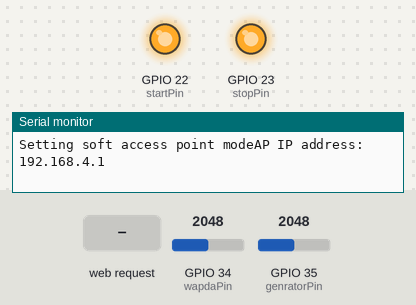
This program was run on a simulated ESP32. On the bench: output pins drawn as LEDs (lit = HIGH), the last lines printed to the serial monitor. The inputs (shaded band) are chosen by the test bench; at power-on: GPIO 34 (wapdaPin) = 2048, GPIO 35 (genratorPin) = 2048.

Above: at 1.2 s.
1.3 s: HTTP request GET /auto1 received
At 1.7 s:
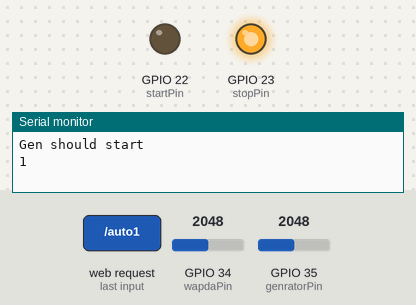
2.8 s: HTTP request GET /stop received
At 4.0 s:
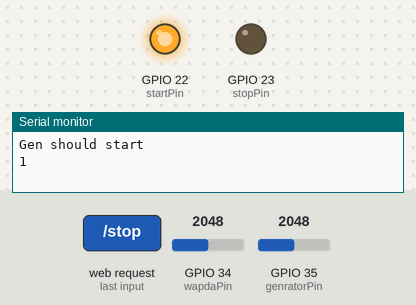
4.3 s: HTTP request GET /start received
At 5.1 s:
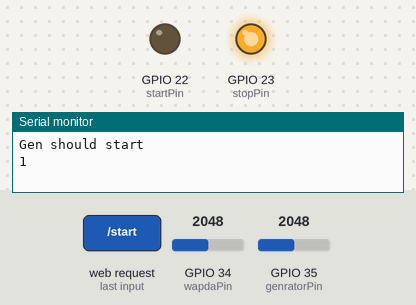
5.8 s: GPIO 34 (wapdaPin) set to 2866
At 6.2 s:
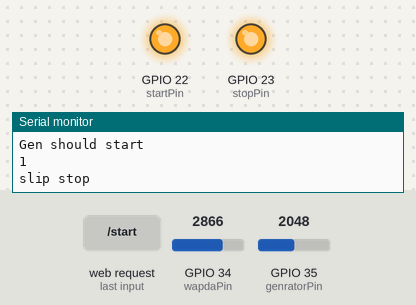
Timing chart, 0 to 8.3 s (numbered marks = the images above; inputs shaded):
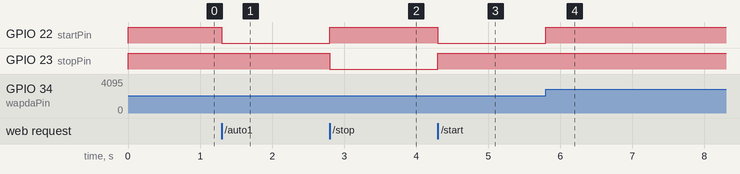

The program:

main.cpp
```cpp
#include <WiFi.h>
#include "globals.h"
#include "wifi_setup.h"
#include "voltage_reader.h"
#include "engine_stat_stop.h"
#include "pin_handlers.h"
#include "automatic.h"
#include "server.h"


//dsad
WiFiServer server(80);

void setup()
{
  Serial.begin(9600);
  wifiSetup();
  pinMode(startPin, OUTPUT);
  pinMode(stopPin, OUTPUT);
  digitalWrite(stopPin, HIGH);
  digitalWrite(startPin, HIGH);
  server.begin();
}

void loop()
{


  pinHandler(startPin,startPinTrunedONAt,startPinTrunedOFFAt);
  pinHandler(stopPin,stopPinTunredONAt,stopPinTunredOFFAt);

  voltagePinHandler(wapdaPin,wapdaTunredONAt,wapdaTunredOFFAt);
  voltagePinHandler(genratorPin,genratorTrunedONAt,genratorTrunedOFFAt);

  //    Serial.println("startPin");
  // Serial.println(startPinTrunedONAt);


   automatic();


  WiFiClient client = server.available();
  if (client)
  {
    // String client_ip = client.remoteIP().toString();
    // Serial.print("Client connected. IP address = ");
    // Serial.print(client_ip);
    serverGen(client);

  }
}
```

automatic.h
```cpp
void automatic()
{
    unsigned long timeNow = millis();

    bool starting = (digitalRead(startPin) == 0) ? true : false;
    bool stopping = (digitalRead(stopPin) == 0) ? true : false;
    bool wapdaON = (readVoltage(wapdaPin) > voltageT) ? true : false;
    bool genON = (readVoltage(genratorPin) > voltageT) ? true : false;
    bool anyLight = (wapdaON == true || genON == true);

    if (genON == true && wapdaON == false && stopping == true)
    {
        stopSlip();
    }

    if (starting && ((timeNow - startPinTrunedONAt) > slipTime || anyLight))
    {
        if (timeNow - startPinTrunedONAt > 1000)
        {
            Serial.println("slip stop");
            stopSlip();
        }
    }
    else if (starting == false)
    {
        if (wapdaON == false and genON == false)
        {
            bool isFirstSlip2 = (Slips == 1) ? true : false;
            genON = (readVoltage(genratorPin) > voltageT) ? true : false;
            bool shouldSlipMore = (Slips < maxNumberOfSlips and Slips > 1 && startPinTrunedOFFAt != 0 and (timeNow - startPinTrunedOFFAt) > waitTimeBetweenSlips) ? true : false;
            if (genON == false && automaticStartEnabled && (shouldSlipMore || isFirstSlip2))
            {
                Serial.println("Gen should start ");
                Serial.println(Slips);
                startGenrator();
                Slips++;
            }
        }
        else if (wapdaON == true and genON == true)
        {

            if (wapdaON == true and timeNow - wapdaTunredONAt > 60000 && stopping == false)
            {
                Serial.println("Gen should stop ");
                stopEngine();
                Slips = 1;
            }
        }
        else
        {
            /// Serial.println("Nothing 1");
        }
    }
    else
    {
        // Serial.println("Nothing 2");
    }
}
```

engine_stat_stop.h
```cpp
void startGenrator()
{
    bool genON = (readVoltage(genratorPin) > voltageT) ? true : false;
    if (genON == false)
    {
        genON = (readVoltage(genratorPin) > voltageT) ? true : false;

        if (genON == false)
        {
            genON = (readVoltage(genratorPin) > voltageT) ? true : false;
            if (genON == false)
            {
                digitalWrite(startPin, LOW);
                digitalWrite(stopPin, HIGH);
            }
        }
    }
}

void stopEngine()
{

    digitalWrite(startPin, HIGH);
    digitalWrite(stopPin, LOW);
}

void stopSlip()
{
    digitalWrite(startPin, HIGH);
    digitalWrite(stopPin, HIGH);
}
```

globals.h
```cpp
unsigned long genratorTrunedONAt = 0;
unsigned long wapdaTunredONAt = 0;
unsigned long genratorTrunedOFFAt = 0;
unsigned long wapdaTunredOFFAt = 0;


unsigned long startPinTrunedONAt = 0;
unsigned long stopPinTunredONAt = 0;
unsigned long startPinTrunedOFFAt = 0;
unsigned long stopPinTunredOFFAt = 0;


bool genratorState = false;
bool wapdaState = false;
bool automaticStartEnabled = false;


int slipTime = 4000;
int maxNumberOfSlips = 4;
int Slips =1; // current slips number
int waitTimeBetweenSlips = 4000;

int voltageT = 35;


int wapdaPin = 34;
int genratorPin = 35;
int startPin = 22;
int stopPin = 23;
```

pin_handlers.h
```cpp
void pinHandler(int pin, unsigned long &pinNoTime, unsigned long &pinOFFTime)
{
 bool isPinOn = (pinNoTime == 0) ? false : true;
  bool pinCurrentlyOn = (digitalRead(pin)  == 1) ? false : true;
  bool pinJustTurnedOn = (isPinOn == false and pinCurrentlyOn == true) ? true : false;
  bool pinJustTurnedOff = (isPinOn == true and pinCurrentlyOn == false) ? true : false;

  // Serial.println("pinJustTurnedOn");
  //Serial.println(pinCurrentlyOn);
  if (pinJustTurnedOn == true and pinJustTurnedOff == false)
  {

    pinNoTime = millis();
    pinOFFTime = 0;
  }
  else if (pinJustTurnedOff == true and pinJustTurnedOn == false)
  {
    pinNoTime = 0;
    pinOFFTime = millis();
  }
}

void voltagePinHandler(int pin, unsigned long &pinNoTime, unsigned long &pinOFFTime)
{

  bool isPinOn = (pinNoTime == 0) ? false : true;
  bool pinCurrentlyOn = (readVoltage(pin) > voltageT) ? true : false;
  bool pinJustTurnedOn = (isPinOn == false and pinCurrentlyOn == true) ? true : false;
  bool pinJustTurnedOff = (isPinOn == true and pinCurrentlyOn == false) ? true : false;

  // Serial.println("pinJustTurnedOn");
  //Serial.println(pinCurrentlyOn);
  if (pinJustTurnedOn == true and pinJustTurnedOff == false)
  {

    pinNoTime = millis();
    pinOFFTime = 0;
  }
  else if (pinJustTurnedOff == true and pinJustTurnedOn == false)
  {
    pinNoTime = 0;
    pinOFFTime = millis();
  }
}
```

server.h
```cpp
void serverGen(WiFiClient client)
{
    String html = "";
    String request = client.readStringUntil('\r');

    if (request.indexOf("/start") != -1)
    {
        bool starting = (digitalRead(startPin) == 0) ? true : false;
        bool wapdaON = (readVoltage(wapdaPin) > voltageT) ? true : false;
        bool genON = (readVoltage(genratorPin) > voltageT) ? true : false;
        bool anyLight = (wapdaON == true || genON == true);

        if(starting == false and anyLight == false){
        startGenrator();
        html = "{\"status\":1,\"msg\":\"Starting\"}";
        }else{
            html = "{\"status\":1,\"msg\":\" can not start\"}";
        }
    }
    else if (request.indexOf("/stop") != -1)
    {
        stopEngine();
        html = "{\"status\":1,\"msg\":\"Stoping\"}";
    }
    else if (request.indexOf("/auto0") != -1)
    {
        automaticStartEnabled = false;
        html = "{\"status\":1,\"msg\":\"Auto Start Disabled\"}";
    }
    else if (request.indexOf("/auto1") != -1)
    {
        automaticStartEnabled = true;
        html = "{\"status\":1,\"msg\":\"Auto Start Enabled\"}";
    }
    else if (request.indexOf("/read") != -1)
    {
        unsigned long timeNow = millis();
        float genratorTime = (genratorTrunedONAt != 0) ?   (timeNow - genratorTrunedONAt) / 1000 : 0;
        float wapdaTime = (wapdaTunredONAt != 0) ?  (timeNow - wapdaTunredONAt) / 1000 : 0;

        html = "{\"status\":1,\"light\":";
        html = html + wapdaTime + ",";
        html = html + "\"genrator\":" + genratorTime + ",";

        html = html + "\"genrator Volts\":" + readVoltage(genratorPin) + ",";
        html = html + "\"Wapda Volts\":" + readVoltage(wapdaPin) + ",";
        html = html + "\"startPin\":" + digitalRead(startPin)  + ",";
        html = html + "\"stopPin\":" + digitalRead(stopPin) + ",";
        html = html + "\"automaticStartEnabled\":" + automaticStartEnabled;
        html = html + "}";
    }
    else
    {
        html = "{\"status\":0,\"msg\":\"Not found\"}";
    }
    client.println("HTTP/1.1 200 OK");
    client.println("Content-Type: application/json;charset=utf-8");
    client.println("Server: Arduino");
    client.println("Connection: close");
    client.println();
    client.println(html);
    client.println();
    html = "";
    request = "";
}
```

voltage_reader.h
```cpp
float vout = 0.0;
float vin = 0.0;
float R1 = 20000.0; // resistance of R1 (100K) -see text!
float R2 = 10000.0;  // resistance of R2 (10K) - see text!

int value = 0;

float readVoltage(int pin)
{

    value = analogRead(pin);
    vout = (value * 5.0) / 1024.0; // see text
    vin = vout / (R2 / (R1 + R2));
    if (vin < 0.09)
    {
        vin = 0; //statement to quash undesired reading !
    }
    //    Serial.print("INPUT V= ");
    //    Serial.print(vin);
    //    Serial.println();
    //    Serial.println("------");

    return vin;
}
```

wifi_setup.h
```cpp
//===============================================
//=============  WiFi Setup  ====================
//===============================================

void wifiSetup()
{
  const char *ssid = "Gen Wifi";
  const char *password = "12345678";
  Serial.print("Setting soft access point mode");
  WiFi.mode(WIFI_AP);
  WiFi.softAP(ssid, password);
  IPAddress IP = WiFi.softAPIP();
  Serial.print("AP IP address: ");
  Serial.println(IP);
}

//===============================================
//=============  WiFi Setup Ends ================
//===============================================
```

Measured:
- after the input at 1.3 s, GPIO 22 (startPin): HIGH → LOW at once
- after the input at 2.8 s, GPIO 22 (startPin): LOW → HIGH at once; GPIO 23 (stopPin): HIGH → LOW at once
- after the input at 4.3 s, GPIO 22 (startPin): HIGH → LOW at once; GPIO 23 (stopPin): LOW → HIGH at once
- after the input at 5.8 s, GPIO 22 (startPin): LOW → HIGH at once
